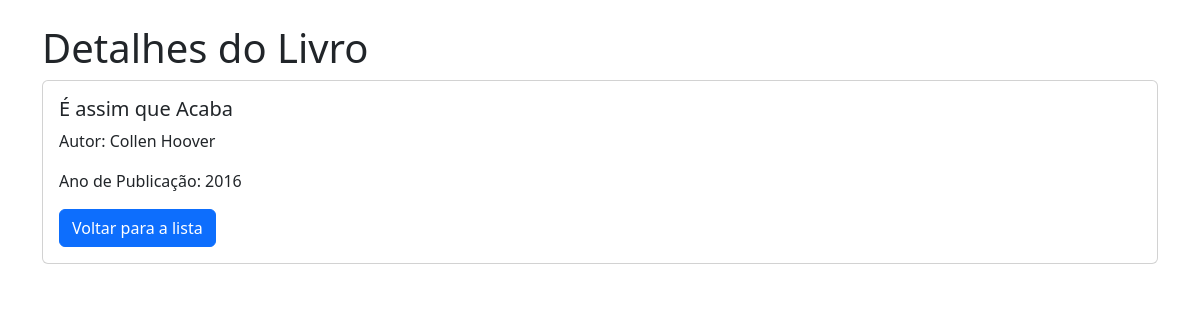
Page /view/2/ on the committed database.
### app/models.py (models this page shows)
class Livro(models.Model):
    titulo = models.CharField(max_length=150)
    autor = models.CharField(max_length=100)
    anoPub = models.IntegerField()

### app/views.py (the view)
# urls.py: path('view/<int:pk>/', view, name='view'),
def view(request, pk):
    livro = get_object_or_404(Livro, pk=pk)
    return render(request, 'view.html', {'livro': livro})

### app/templates/view.html (shortened to what this page needs)
<!DOCTYPE html>
<html lang="pt-br">
<head>
    <link href="https://cdn.jsdelivr.net/npm/bootstrap@5.3.3/dist/css/bootstrap.min.css" rel="stylesheet">
</head>
<body>
    <div class="container my-4">
        <h1>Detalhes do Livro</h1>
        <div class="card">
            <div class="card-body">
                <h5 class="card-title">{{ livro.titulo }}</h5>
                <p class="card-text">Autor: {{ livro.autor }}</p>
                <p class="card-text">Ano de Publicação: {{ livro.anoPub }}</p>
                <a href="{% url 'home' %}" class="btn btn-primary">Voltar para a lista</a>
            </div>
        </div>
    </div>
</body>
</html>

### rows in the picture
Livro: titulo "É assim que Acaba", autor "Collen Hoover", anoPub "2016"
